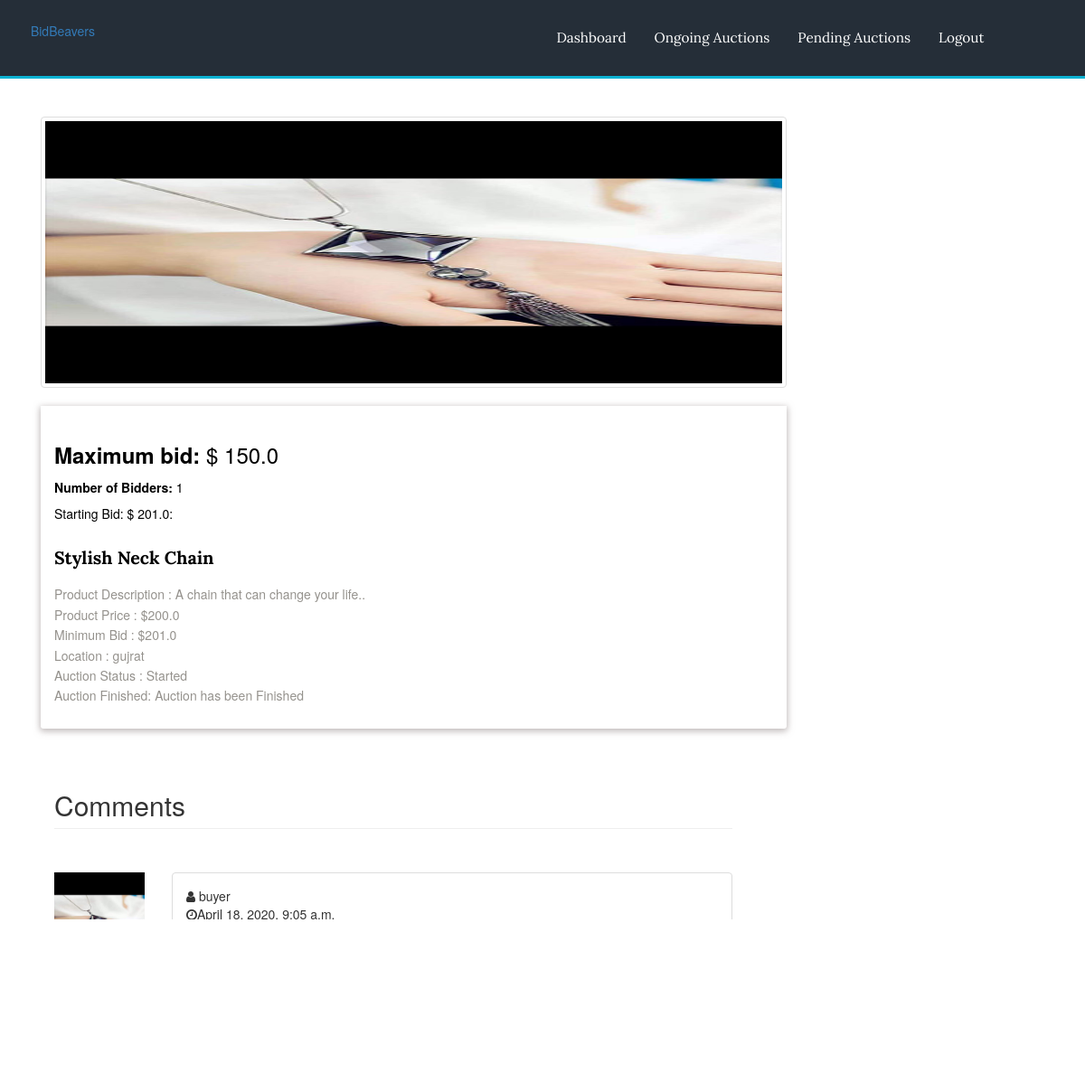
Screenshot of /auctionDetails/5/ (signed in) with the database file from the repository.
### project/models.py (models this page shows, shortened)
class Product(models.Model):
    user = models.ForeignKey(User, on_delete=models.CASCADE)
    image = models.ImageField(null=True, blank=True)#Null False nahi krna
    prod_title=models.TextField()
    prod_description=models.TextField()
    prod_price=models.FloatField(default=0.0)
    minbid=models.FloatField(default=0.0)
    prod_category=models.CharField(max_length=15,default='House')
    tframe=models.IntegerField(default=24)
    prod_loc=models.TextField()
    prod_status=models.CharField(choices=prod_status,max_length=2,default="NS")
    prod_date=models.DateTimeField().auto_now
    auction_status=models.CharField(choices=AuctionStatus,max_length=2,default="NF")
    starttime=models.CharField(max_length=50,default="")
    endtime=models.CharField(max_length=50,default="")
    nofbidder=models.IntegerField(default=0)
    slug = models.SlugField(null=True, blank=True)  # new
    created_date = models.DateTimeField('date created', default=timezone.now)
    class Meta:
        get_latest_by = ['created_date']

class Bidding(models.Model):
    user=models.ForeignKey(User,on_delete=models.CASCADE)
    image = models.ImageField()
    fname = models.CharField(max_length=20)
    lname = models.CharField(max_length=20)
    bamount=models.FloatField()
    forproduct = models.IntegerField()
    created_date = models.DateTimeField('date created', default=timezone.now)

class comment(models.Model):
    user = models.ForeignKey(User, on_delete=models.CASCADE)
    image=models.ImageField()
    fname=models.CharField(max_length=20)
    lname=models.CharField(max_length=20)
    forproduct=models.IntegerField()
    message=models.CharField(max_length=100)
    created_date = models.DateTimeField('date created', default=timezone.now)
    slug = models.SlugField(null=True, blank=True,default="")

### project/views.py (the view)
# urls.py: path('auctionDetails/<slug>/',views.auctionDetails,name="auctionDetails"),
def auctionDetails(request, slug):
    user = request.user
    maxbidamount = 0.0
    maxbid = Bidding.objects.filter(forproduct=slug)
    for item in maxbid:
        if item.bamount > maxbidamount:
            maxbidamount = item.bamount
    obj = Product.objects.filter(user_id=user.id, slug=slug)
    comments = comment.objects.filter(forproduct=slug).order_by("created_date").reverse()
    param = {'param': obj,
             'comment': comments,
             'maxbid': maxbidamount,
             }
    return render(request, 'Seller/pages/AuctionDetail.html', param)

### templates/Seller/pages/AuctionDetail.html (shortened to what this page needs)
<!DOCTYPE HTML>
<html>
<head>
    {% load static %}
<link href="{%static 'web/css/bootstrap.css' %}" rel="stylesheet" type="text/css" media="all">
<link href="{%static 'web/css/style.css' %}" rel="stylesheet" type="text/css" media="all"/>
<link rel="stylesheet" href="https://cdnjs.cloudflare.com/ajax/libs/font-awesome/4.7.0/css/font-awesome.min.css">
<link href="//netdna.bootstrapcdn.com/bootstrap/3.2.0/css/bootstrap.min.css" rel="stylesheet" id="bootstrap-css">
</head>
<body>
<div class="header">
	<div class="container">
		<div class="header-main">
			<div class="logo">
		<a href=""> <img src="{%static 'images/log0_2.png' %}" alt="" title=""> <b></b>BidBeavers</a>
			</div>
			<div class="head-right">
			  <div class="top-nav">
				<ul class="res">
					<li>
                    <a  href="/goprofile/">Dashboard</a></li>
					<li><a href="/ongoingAuctions/"> Ongoing Auctions    </a></li>
                    <li><a href="/pendingAuctions/"> Pending Auctions   </a>
					</li>
                    <li ><a  href="{% url 'logout' %}">Logout</a></li>
				</ul>
			 </div>
		</div>
		</div>
	</div>
</div>
<div class="blog">
	<div class="container">
		<div class="blog-main">
			<div class="col-md-9 blog-left">
				<div class="blog-grids">
					{% for item in param %}
					<a href="#"><img src="{{item.image.url}}" class="thumbnail" width="100%"  alt=""></a>
					<div class="blog-detail">
						{% if maxbid %}
						<h3><p class="auction-bid"><span class="auction-price current-bid" data-auction-id="2340" data-bid="6" data-status="running"><span class="current auction"><b><font color="black">Maximum bid:</font></b></span> <span class="woocommerce-Price-amount amount"><font color="black">$ {{maxbid}}</font></span></span> </p></h3>
					{% endif %}
		{% for item  in param %}
						<h4 class="reserve hold" data-auction-id="2340"><b><font color="black">Number of Bidders:</font></b><font color="black"> {{item.nofbidder}}</font></h4>
						<p class="reserve hold" data-auction-id="2340"><font color="black">Starting Bid: $ {{item.minbid}}:</font> </p>{% endfor %}
					<a href="#"><h3>{{item.prod_title}}</h3></a>
						<p>Product Description : {{item.prod_description}}<br>
							Product Price : ${{item.prod_price}}<br>
							Minimum Bid : ${{item.minbid}}<br>
							Location : {{item.prod_loc}}<br>
							{% if item.prod_status == 'S' %}
							Auction Status : Started
							{% else %}
							Auction Status : Not Started
							{% endif %}
							<br>
							{% if item.auction_status == 'F' %}
							Auction Finished: Auction has been Finished
							{% else %}
							Auction Finished: Auction has not Finished
							{% endif %}
							<br>
							</p>
					</div>
{% endfor %}
<div class="container">
  <div class="row">
    <div class="col-md-8">
      <h2 class="page-header">Comments</h2>
        <section class="comment-list">
{% for cmt in comment %}
          <article class="row">
            <div class="col-md-2 col-sm-2 hidden-xs">
             {% for item in param %}   <img class="img-responsive" src="{{item.image.url}}" />{% endfor %}
                <figcaption class="text-center">{{cmt.user.username}}</figcaption>
            </div>
            <div class="col-md-10 col-sm-10">
              <div class="panel panel-default arrow left">
                <div class="panel-body">
                  <header class="text-left">
                    <div class="comment-user"><i class="fa fa-user"></i> {{cmt.user.username}}</div>
                    <time class="comment-date" datetime="16-12-2014 01:05"><i class="fa fa-clock-o"></i>{{cmt.created_date}}</time>
                  </header>
                  <div class="comment-post">
                    <p>
                    </p>
                  </div>
                  <p class="text-right"><a href="{{item.get_remove_comment_url}}" class="btn btn-default btn-sm"><i class="fa fa-reply"></i> Delete</a></p>
                </div>
              </div>
            </div>
          </article>{% endfor %}
        </section>
    </div>
  </div>
</div>
			</div>
				</div>
			</div>
			<div class="col-md-3 blog-right">
					</div>
			</div>
		</div>
</body>
</html>

### static/web/css/style.css (style rules this page uses)
h4, h5, h6, h1, h2, h3 { margin-top: 0; }
ul, ol { margin: 0; }
p { margin: 0; }
html, body { font-family: 'Lato', sans-serif; font-size: 100%; background:#fff; }
.header { background: #252e38; border-bottom: 3px solid #0ab2d2; }
.logo { float: left; width:50%; margin: 1.7em 0em 0em 0em; }
.head-right { float: right; width: 50%; }
.top-nav { float: left; }
.top-nav ul { padding:0px; list-style: none; }
.top-nav ul li { display: inline-block; float: left; }
.top-nav ul li a { font-size: 1.1em; font-weight: 400; color: #fff; text-decoration: none; padding: 2em 1em 2em 1em; font-family: 'Lora', serif; display:block; }
.row { padding: 2em 0em 0em 0em; border-bottom: 1px solid #e1e1e1; }
.thumbnail { border: none; padding: 0px; }
.blog { padding: 3em 0em 2em 0em; }
.blog-detail a h3 { font-size: 1.4em; font-weight: 700; color: #000; padding: 6px 0px 9px 0px; font-family: 'Lora', serif; text-decoration:none; }
.blog-detail h4 { font-size: 1em; font-weight: 400; color: #999; }
.blog-detail p { font-size: 1em; font-weight: 400; color:#95928d; line-height: 1.6em; width: 90%; }
.blog-grids { margin: 0em 0em 3em 0em; }
.blog-detail { padding: 15px; background: #fff; box-shadow: 0 2px 7px 1px rgba(144, 133, 133, 0.56); border-radius: 0px 0px 3px 3px; -webkit-border-radius: 0px 0px 3px 3px; -moz-border-radius: 0px 0px 3px 3px; -o-border-radius: 0px 0px 3px 3px; }

### templates/Seller/pages/AuctionDetail.html (style rules this page uses)
.thumbnail { height:300px; width:100%; }

### rows the page displays
Product: image (picture), nofbidder "1", minbid "201.0", prod_title "Stylish Neck Chain", prod_description "A chain that can change your life..", prod_price "200.0", prod_loc "gujrat", prod_status "Auction Status : Started", shows "Auction Finished: Auction has been Finished"
Bidding: bamount "150.0"
comment: user.username "buyer", created_date "April 18, 2020, 9:05 a.m."
